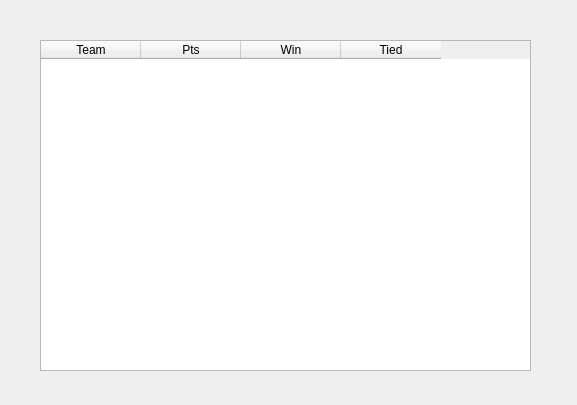
<?xml version="1.0" encoding="UTF-8"?>
<ui version="4.0">
 <class>displayData</class>
 <widget class="QDialog" name="displayData">
  <property name="geometry">
   <rect>
    <x>0</x>
    <y>0</y>
    <width>577</width>
    <height>405</height>
   </rect>
  </property>
  <property name="windowTitle">
   <string>Dialog</string>
  </property>
  <widget class="QTableWidget" name="tableDatos">
   <property name="geometry">
    <rect>
     <x>40</x>
     <y>40</y>
     <width>491</width>
     <height>331</height>
    </rect>
   </property>
   <column>
    <property name="text">
     <string>Team</string>
    </property>
   </column>
   <column>
    <property name="text">
     <string>Pts</string>
    </property>
   </column>
   <column>
    <property name="text">
     <string>Win</string>
    </property>
   </column>
   <column>
    <property name="text">
     <string>Tied</string>
    </property>
   </column>
  </widget>
 </widget>
 <resources/>
 <connections/>
</ui>
